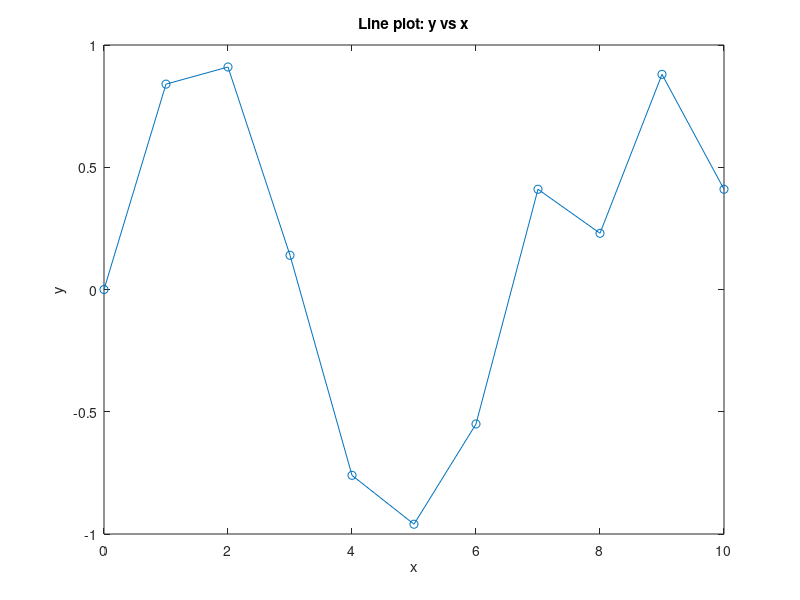

MATLAB code for this plot:
clc
clearvars

x=[0,1,2,3,4,5,6,7,8,9,10];
y=[0,0.84,0.91,0.14,-0.76,-0.96,-0.55,0.41,0.23,0.88,0.41];

figure;
plot(x,y,'-o');
title("Line plot: y vs x");
xlabel('x');
ylabel('y');